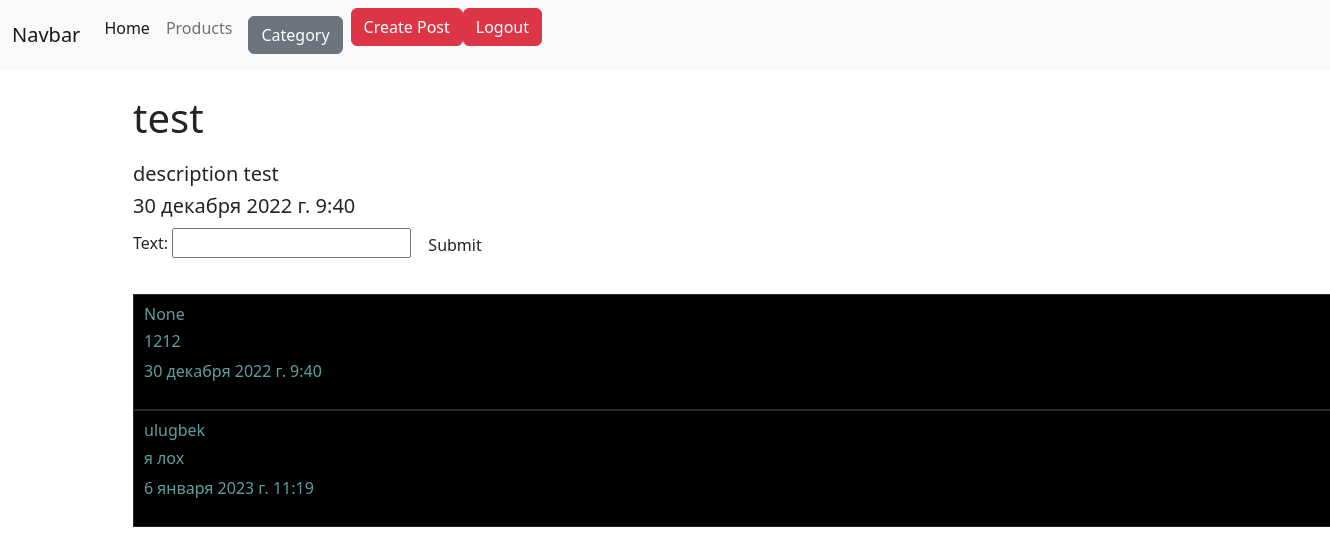
Page /products/13/ (signed in) on the committed database.
### products/models.py (models this page shows)
class Products(models.Model):
    author = models.ForeignKey(User, on_delete=models.CASCADE, null=True)
    image = models.ImageField(blank=True)
    title = models.CharField(max_length=255)
    description = models.TextField()
    created_date = models.DateTimeField(auto_now=True)
    rate = models.FloatField()
    category = models.ManyToManyField(Category)

class Review(models.Model):
    author = models.ForeignKey(User, on_delete=models.CASCADE, null=True)
    product = models.ForeignKey(Products, on_delete=models.CASCADE, null=True, related_name='review')
    text = models.TextField()
    created_date = models.DateTimeField(auto_now=True)

### products/views.py (the view, shortened to what this page needs)
# urls.py: path('products/<int:pk>/',ProductsDetailCBV.as_view()),
class ProductsDetailCBV(DetailView, CreateView):
    template_name = 'products/detail.html'
    def get(self, request, pk=None, **kwargs):
        product = Products.objects.get(pk=pk)
        data = {
            'product': product,
            'review': product.review.all(),
            'categories': product.category.all(),
            'form': ReviewCreateForm,
            'user': None if request.user.is_anonymous else request.user
        }
        return render(request, 'products/detail.html', context=data)

### templates/products/detail.html (shortened to what this page needs)
{% extends 'layouts/index.html' %}
{% block content %}
    <div class="product">
        <h1>{{ product.title }}</h1>
        <h5>{{ product.description }}</h5>
        <div class="dates">
            <h5>{{ product.created_date }}</h5>
        </div>
        <form action="/products/{{ product.id }}/" method="post">
            {{ form }}
            <input type="submit" class="btn">
        </form>
        <div class="review">
            {% for review in review %}
                <div class="review_block">
                    <h6>{{ review.author }}</h6>
                    <h6>{{ review.text }}</h6>
                    <p>{{ review.created_date }}</p>
                </div>
            {% endfor %}
        </div>
    </div>
{% endblock %}

### templates/products/detail.html (style rules this page uses)
.product { width: 80%; margin-left: 10%; }
.product > h5 { margin-top: 20px; }
.dates { display: flex; justify-content: space-between; }
.review { margin-top: 30px; }
.review_block { height: max-content; padding: 10px; border: 1px solid #242b2e; color: #242b2e; background: black; }
.review_block { height: max-content; padding: 10px; border: 1px solid #242b2e; color: cadetblue; }
.product { width: 100%; }

### rows in the picture
Products: title "test", description "description test", created_date "30 декабря 2022 г. 9:40"
Review: author "None", text "1212", created_date "30 декабря 2022 г. 9:40"
Review: author "ulugbek", text "я лох", created_date "6 января 2023 г. 11:19"
